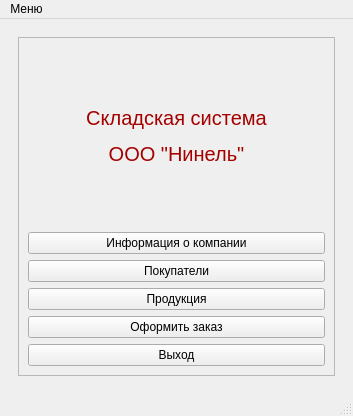
<?xml version="1.0" encoding="UTF-8"?>
<ui version="4.0">
 <class>WarehouseSystemMainWindow</class>
 <widget class="QMainWindow" name="WarehouseSystemMainWindow">
  <property name="geometry">
   <rect>
    <x>0</x>
    <y>0</y>
    <width>353</width>
    <height>416</height>
   </rect>
  </property>
  <property name="windowTitle">
   <string>Система складского учета ООО &quot;Нинель&quot;</string>
  </property>
  <widget class="QWidget" name="centralwidget">
   <layout class="QGridLayout" name="gridLayout_2">
    <item row="0" column="0">
     <widget class="QWidget" name="widget" native="true">
      <layout class="QGridLayout" name="gridLayout">
       <item row="0" column="0">
        <widget class="QFrame" name="frMain">
         <property name="frameShape">
          <enum>QFrame::StyledPanel</enum>
         </property>
         <property name="frameShadow">
          <enum>QFrame::Raised</enum>
         </property>
         <layout class="QVBoxLayout" name="verticalLayout_2">
          <item>
           <widget class="QLabel" name="lTitle">
            <property name="font">
             <font>
              <pointsize>15</pointsize>
             </font>
            </property>
            <property name="text">
             <string>&lt;html&gt;&lt;head/&gt;&lt;body&gt;&lt;p align=&quot;center&quot;&gt;&lt;span style=&quot; color:#a40000;&quot;&gt;Складская система&lt;/span&gt;&lt;/p&gt;&lt;p align=&quot;center&quot;&gt;&lt;span style=&quot; color:#a40000;&quot;&gt;ООО &amp;quot;Нинель&amp;quot;&lt;/span&gt;&lt;/p&gt;&lt;/body&gt;&lt;/html&gt;</string>
            </property>
           </widget>
          </item>
          <item>
           <layout class="QVBoxLayout" name="verticalLayout">
            <item>
             <widget class="QPushButton" name="pbInfoOfCompany">
              <property name="text">
               <string>Информация о компании</string>
              </property>
             </widget>
            </item>
            <item>
             <widget class="QPushButton" name="pbCustomers">
              <property name="text">
               <string>Покупатели</string>
              </property>
             </widget>
            </item>
            <item>
             <widget class="QPushButton" name="pbProducts">
              <property name="text">
               <string>Продукция</string>
              </property>
             </widget>
            </item>
            <item>
             <widget class="QPushButton" name="pbArrangeOrder">
              <property name="text">
               <string>Оформить заказ</string>
              </property>
             </widget>
            </item>
            <item>
             <widget class="QPushButton" name="pbExit">
              <property name="text">
               <string>Выход</string>
              </property>
             </widget>
            </item>
           </layout>
          </item>
         </layout>
        </widget>
       </item>
      </layout>
     </widget>
    </item>
   </layout>
  </widget>
  <widget class="QMenuBar" name="menubar">
   <property name="geometry">
    <rect>
     <x>0</x>
     <y>0</y>
     <width>353</width>
     <height>28</height>
    </rect>
   </property>
   <widget class="QMenu" name="menu">
    <property name="title">
     <string>Меню</string>
    </property>
   </widget>
   <addaction name="menu"/>
  </widget>
  <widget class="QStatusBar" name="statusbar"/>
 </widget>
 <resources/>
 <connections/>
</ui>
